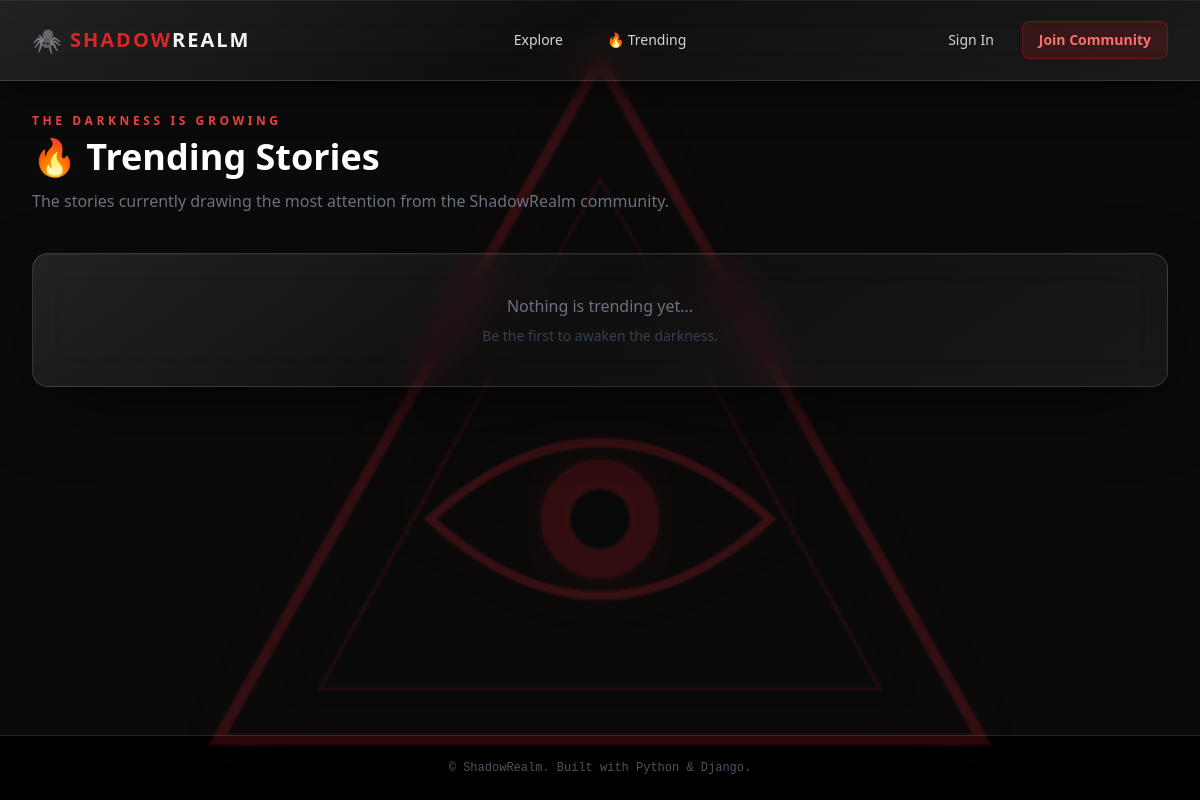
/trending/, run on an earlier commit of the app's database.
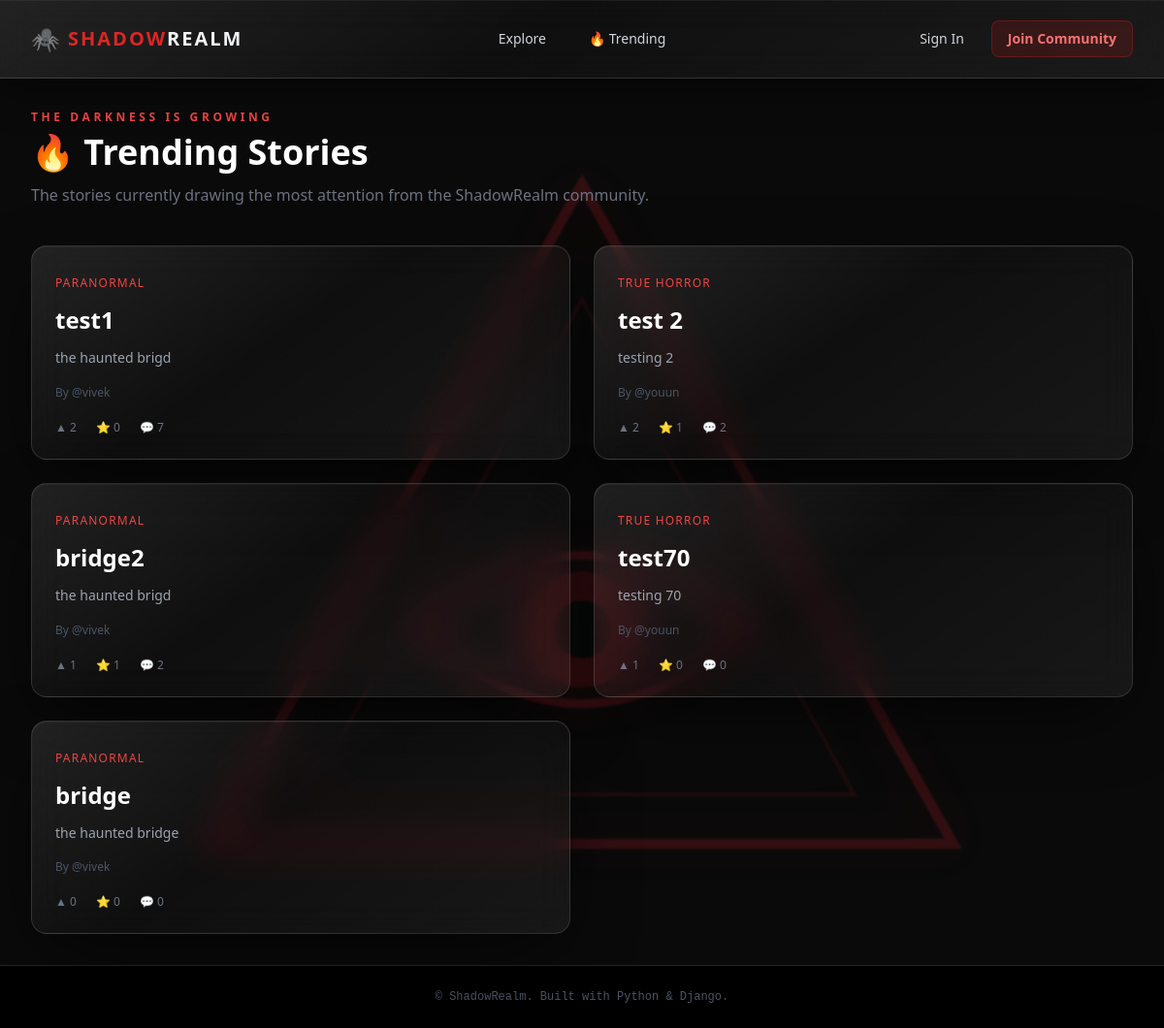
And on a later commit of the database.
### SHADOW/models.py (models this page shows, shortened)
class Story(models.Model):
    STATUS_CHOICES = (
        ('draft', 'Draft'),
        ('published', 'Published'),
    )
    title = models.CharField(max_length=200)
    slug = models.SlugField(max_length=200, unique=True, blank=True)
    author = models.ForeignKey(User, on_delete=models.CASCADE, related_name='stories')
    category = models.ForeignKey(Category, on_delete=models.SET_NULL, null=True, related_name='stories')
    cover_image = models.ImageField(upload_to='story_covers/', blank=True, null=True)
    content = models.TextField(help_text="Main text of the horror story.")
    summary = models.CharField(max_length=300, help_text="Short teaser for card previews.")
    status = models.CharField(max_length=10, choices=STATUS_CHOICES, default='published')
    horror_mode = models.BooleanField(default=False)
    created_at = models.DateTimeField(auto_now_add=True)
    updated_at = models.DateTimeField(auto_now=True)
    upvotes = models.ManyToManyField(User, related_name='upvoted_stories', blank=True)
    favorites = models.ManyToManyField(User,related_name='favorite_stories',blank=True)
    class Meta:
        ordering = ['-created_at']
    def total_upvotes(self):
        return self.upvotes.count()
    def total_favorites(self):
        return self.favorites.count()

class Category(models.Model):
    name = models.CharField(max_length=100, unique=True)
    slug = models.SlugField(max_length=100, unique=True, blank=True)
    description = models.TextField(blank=True)
    class Meta:
        verbose_name_plural = "Categories"

### SHADOW/views.py (the view)
def trending(request):
    stories = Story.objects.filter(
        status='published'
    ).prefetch_related(
        'upvotes',
        'favorites',
        'comments'
    )
    stories = sorted(
        stories,
        key=lambda story: (
            story.upvotes.count() * 3
            + story.favorites.count() * 2
            + story.comments.count() * 2
        ),
        reverse=True
    )
    return render(
        request,
        'trending.html',
        {
            'stories': stories
        }
    )

### SHADOW/context_processors.py (called while the page is built, shortened)
def notifications_context(request):
    return {
        'unread_notifications': 0
    }

### templates/trending.html (shortened to what this page needs)
{% extends 'base.html' %}
{% block content %}
<div class="max-w-6xl mx-auto">
    <div class="mb-10">
        <p class="text-red-500 text-xs uppercase
                  tracking-[0.3em] font-semibold">
            The Darkness Is Growing
        </p>
        <h1 class="text-4xl font-black text-white mt-2">
            🔥 Trending Stories
        </h1>
        <p class="text-gray-500 mt-3">
            The stories currently drawing the most attention
            from the ShadowRealm community.
        </p>
    </div>
    {% if stories %}
        <div class="grid grid-cols-1 md:grid-cols-2 gap-6">
            {% for story in stories %}
            <a href="{% url 'story_detail' story.slug %}"
                   class="hover:text-red-500 transition">
                <article class="glass-panel p-6
                                hover:border-red-900/50
                                transition">
                    <span class="text-red-500 text-xs
                                 uppercase tracking-widest">
                        {{ story.category.name|default:"Uncategorized" }}
                    </span>
                    <h2 class="text-2xl font-bold text-white mt-3">
                            {{ story.title }}
                    </h2>
                    <p class="text-gray-400 text-sm
                              leading-relaxed mt-3">
                        {{ story.summary }}
                    </p>
                    <p class="text-gray-600 text-xs mt-4">
                        By @{{ story.author.username }}
                    </p>
                    <div class="flex items-center gap-5
                                mt-5
                                text-xs text-gray-500">
                        <span>
                            ▲ {{ story.total_upvotes }}
                        </span>
                        <span>
                            ⭐ {{ story.total_favorites }}
                        </span>
                        <span>
                            💬 {{ story.comments.count }}
                        </span>
                    </div>
                </article>
            </a>
            {% endfor %}
        </div>
    {% else %}
        <div class="glass-panel p-10 text-center">
            <p class="text-gray-500">
                Nothing is trending yet...
            </p>
            <p class="text-gray-700 text-sm mt-2">
                Be the first to awaken the darkness.
            </p>
        </div>
    {% endif %}
</div>
{% endblock %}

What changed in the data, as far as the page shows it:
added Story: category.name "PARANORMAL", title "test1", summary "the haunted brigd", author.username "vivek", total_upvotes "2", total_favorites "0", comments.count "7"
added Story: category.name "TRUE HORROR", title "test 2", summary "testing 2", author.username "youun", total_upvotes "2", total_favorites "1", comments.count "2"
added Story: category.name "PARANORMAL", title "bridge2", summary "the haunted brigd", author.username "vivek", total_upvotes "1", total_favorites "1", comments.count "2"
added Story: category.name "TRUE HORROR", title "test70", summary "testing 70", author.username "youun", total_upvotes "1", total_favorites "0", comments.count "0"
added Story: category.name "PARANORMAL", title "bridge", summary "the haunted bridge", author.username "vivek", total_upvotes "0", total_favorites "0", comments.count "0"
Also different on the page:
text no longer shown: "Nothing is trending yet... Be the first to awaken the darkness."
